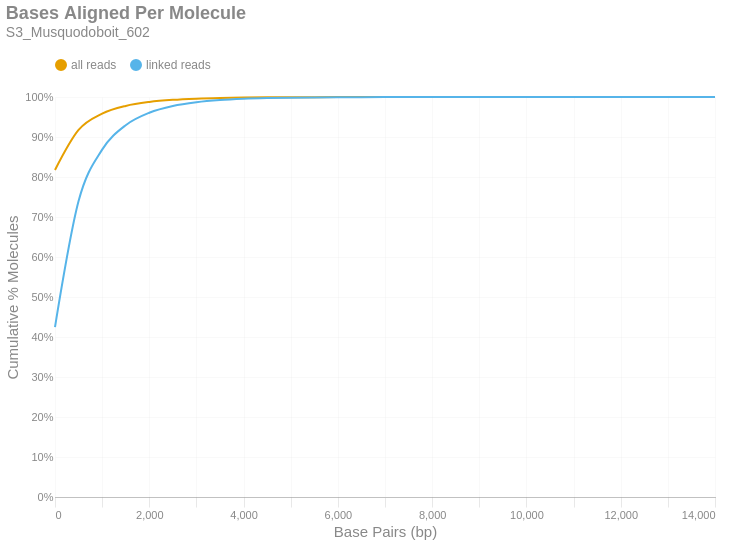

The notebook cell saved with this chart:
### Markdown cell above
### Bases Aligned Per Molecule
This is a cumulative frequency distribution showing the number of base pairs aligned per unique molecule. These data are shown in 500 bp bins. There are two distributions: one with `all reads` (yellow) and another with only `linked reads` (blue). The percent of molecules in the `linked reads` distribution is relative to the total number of linked molecules.

### Code cell
if SKIPLR:
    print_html(f"Skipped")
else:
    binned_df = consolidated_hist(valids['aligned_bp'], mask, 500, True)
    with SafeRender(binned_df):
        (
            density_plot(binned_df, 'Bases Aligned Per Molecule', samplename, 'basesper')
            .encode(
                x=alt.X('bin:Q', title="Base Pairs (bp)").axis(tickMinStep=500).scale(padding=0),
                y=alt.Y('value:Q', title='Cumulative % Molecules')
                    .axis(format='%')
                    .scale(domain = [0,1])
                    .stack(False),
                color=alt.Color("key:N").scale(domain = ["all reads", "linked reads"]),
                tooltip = [
                    alt.Tooltip("key:N", title = "Data Type"),
                    alt.Tooltip("range_label:N", title="Bases Aligned Per Molecule"),
                    alt.Tooltip("value:Q", format = ".2%", title="% Molecules (Cum.)")
                ]
            )
        ).display()

### Figure 1 — Vega-Lite specification as saved in the notebook (floating-point values rounded to 4 significant figures)
{"width": "container", "height": 400, "config": {"title": {"anchor": "start", "dy": -15, "fontSize": 18, "color": "#888888", "subtitleColor": "#888888", "subtitleFontSize": 14}, "arc": {"fill": "#0072B2"}, "axis": {"domainColor": "#888888", "domainWidth": 0.5, "gridWidth": 0.2, "grid": false, "titleFontWeight": 400, "titleFontSize": 15, "labelFontSize": 11, "labelColor": "#888888", "tickColor": "#888888", "tickWidth": 0.2, "titleColor": "#888888"}, "axisBand": {"grid": false}, "axisX": {"grid": true, "tickSize": 10, "domainCap": "round"}, "axisY": {"domain": false, "grid": true, "tickSize": 0, "domainCap": "round"}, "background": "transparent", "header": {"labelFontSize": 15, "labelColor": "#888888", "titleFontSize": 15, "titleFontWeight": 600, "titleColor": "#888888"}, "legend": {"labelFont": "sans-serif", "labelFontSize": 12, "labelColor": "#888888", "symbolSize": 100, "symbolType": "circle", "titleFontSize": 12, "titlePadding": 10, "titleColor": "#888888", "title": null, "orient": "top"}, "range": {"category": ["#E69F00", "#56B4E9", "#009E73", "#F0E442", "#0072B2", "#D55E00", "#CC79A7", "#000000"], "diverging": ["#cfe8f3", "#a2d4ec", "#73bfe2", "#46abdb", "#1696d2", "#12719e"]}, "area": {"fill": "#0072B2", "fillOpacity": 0.7, "line": true, "strokeOpacity": 0.7}, "line": {"color": "#0072B2", "stroke": "#0072B2", "strokeWidth": 2}, "trail": {"color": "#0072B2", "stroke": "#0072B2", "strokeWidth": 0, "size": 1}, "point": {"filled": true, "fillOpacity": 1.0, "size": 95}, "text": {"color": "#888888", "fontSize": 11, "align": "right", "fontWeight": 400, "size": 11}, "bar": {"fill": "#0072B2", "stroke": null}, "view": {"stroke": null, "continuousWidth": 660, "continuousHeight": 400}}, "data": {"name": "data-f9b053cf7d9c069642c99620c12e206c"}, "mark": {"type": "line", "interpolate": "monotone", "point": {"opacity": 0, "size": 275}}, "encoding": {"color": {"field": "key", "scale": {"domain": ["all reads", "linked reads"]}, "type": "nominal"}, "tooltip": [{"field": "key", "title": "Data Type", "type": "nominal"}, {"field": "range_label", "title": "Bases Aligned Per Molecule", "type": "nominal"}, {"field": "value", "format": ".2%", "title": "% Molecules (Cum.)", "type": "quantitative"}], "x": {"axis": {"tickMinStep": 500}, "field": "bin", "scale": {"padding": 0}, "title": "Base Pairs (bp)", "type": "quantitative"}, "y": {"axis": {"format": "%"}, "field": "value", "scale": {"domain": [0, 1]}, "stack": false, "title": "Cumulative % Molecules", "type": "quantitative"}}, "params": [{"name": "param_c36ac31b6afebe62", "select": {"type": "point", "fields": ["key"]}, "bind": "legend"}], "title": {"text": "Bases Aligned Per Molecule", "subtitle": "S3_Musquodoboit_602"}, "transform": [{"fold": ["all reads (cumsum)", "linked reads (cumsum)"]}, {"calculate": "replace(datum.key, ' (cumsum)', '')", "as": "key"}, {"filter": {"param": "param_c36ac31b6afebe62"}}], "usermeta": {"embedOptions": {"downloadFileName": "S3_Musquodoboit_602.basesper"}}, "$schema": "https://vega.github.io/schema/vega-lite/v6.1.0.json", "datasets": {"data-f9b053cf7d9c069642c99620c12e206c": [{"bin": "0.0", "interval": "0.0-500.0", "all reads": 0.8177, "linked reads": 0.4249, "all reads (cumsum)": 0.8177, "linked reads (cumsum)": 0.4249, "range_label": "0-499"}, {"bin": "500.0", "interval": "500.0-1000.0", "all reads": 0.1, "linked reads": 0.3149, "all reads (cumsum)": 0.9177, "linked reads (cumsum)": 0.7397, "range_label": "500-999"}, {"bin": "1000.0", "interval": "1000.0-1500.0", "all reads": 0.04068, "linked reads": 0.1287, "all reads (cumsum)": 0.9584, "linked reads (cumsum)": 0.8684, "range_label": "1000-1499"}, {"bin": "1500.0", "interval": "1500.0-2000.0", "all reads": 0.01934, "linked reads": 0.06117, "all reads (cumsum)": 0.9777, "linked reads (cumsum)": 0.9296, "range_label": "1500-1999"}, {"bin": "2000.0", "interval": "2000.0-2500.0", "all reads": 0.009807, "linked reads": 0.03102, "all reads (cumsum)": 0.9875, "linked reads (cumsum)": 0.9606, "range_label": "2000-2499"}, {"bin": "2500.0", "interval": "2500.0-3000.0", "all reads": 0.005356, "linked reads": 0.01694, "all reads (cumsum)": 0.9929, "linked reads (cumsum)": 0.9775, "range_label": "2500-2999"}, {"bin": "3000.0", "interval": "3000.0-3500.0", "all reads": 0.002932, "linked reads": 0.009276, "all reads (cumsum)": 0.9958, "linked reads (cumsum)": 0.9868, "range_label": "3000-3499"}, {"bin": "3500.0", "interval": "3500.0-4000.0", "all reads": 0.001723, "linked reads": 0.005449, "all reads (cumsum)": 0.9976, "linked reads (cumsum)": 0.9923, "range_label": "3500-3999"}, {"bin": "4000.0", "interval": "4000.0-4500.0", "all reads": 0.0009869, "linked reads": 0.003122, "all reads (cumsum)": 0.9985, "linked reads (cumsum)": 0.9954, "range_label": "4000-4499"}, {"bin": "4500.0", "interval": "4500.0-5000.0", "all reads": 0.0005741, "linked reads": 0.001816, "all reads (cumsum)": 0.9991, "linked reads (cumsum)": 0.9972, "range_label": "4500-4999"}, {"bin": "5000.0", "interval": "5000.0-5500.0", "all reads": 0.0003455, "linked reads": 0.001093, "all reads (cumsum)": 0.9995, "linked reads (cumsum)": 0.9983, "range_label": "5000-5499"}, {"bin": "5500.0", "interval": "5500.0-6000.0", "all reads": 0.0002147, "linked reads": 0.0006791, "all reads (cumsum)": 0.9997, "linked reads (cumsum)": 0.999, "range_label": "5500-5999"}, {"bin": "6000.0", "interval": "6000.0-6500.0", "all reads": 0.0001291, "linked reads": 0.0004083, "all reads (cumsum)": 0.9998, "linked reads (cumsum)": 0.9994, "range_label": "6000-6499"}, {"bin": "6500.0", "interval": "6500.0-7000.0", "all reads": 7.265e-05, "linked reads": 0.0002298, "all reads (cumsum)": 0.9999, "linked reads (cumsum)": 0.9996, "range_label": "6500-6999"}, {"bin": "7000.0", "interval": "7000.0-7500.0", "all reads": 4.328e-05, "linked reads": 0.0001369, "all reads (cumsum)": 0.9999, "linked reads (cumsum)": 0.9997, "range_label": "7000-7499"}, {"bin": "7500.0", "interval": "7500.0-8000.0", "all reads": 2.879e-05, "linked reads": 9.108e-05, "all reads (cumsum)": 0.9999, "linked reads (cumsum)": 0.9998, "range_label": "7500-7999"}, {"bin": "8000.0", "interval": "8000.0-8500.0", "all reads": 1.43e-05, "linked reads": 4.524e-05, "all reads (cumsum)": 1.0, "linked reads (cumsum)": 0.9999, "range_label": "8000-8499"}, {"bin": "8500.0", "interval": "8500.0-9000.0", "all reads": 1.392e-05, "linked reads": 4.403e-05, "all reads (cumsum)": 1.0, "linked reads (cumsum)": 0.9999, "range_label": "8500-8999"}, {"bin": "9000.0", "interval": "9000.0-9500.0", "all reads": 9.152e-06, "linked reads": 2.895e-05, "all reads (cumsum)": 1.0, "linked reads (cumsum)": 0.9999, "range_label": "9000-9499"}, {"bin": "9500.0", "interval": "9500.0-10000.0", "all reads": 5.911e-06, "linked reads": 1.87e-05, "all reads (cumsum)": 1.0, "linked reads (cumsum)": 1.0, "range_label": "9500-9999"}, {"bin": "10000.0", "interval": "10000.0-10500.0", "all reads": 2.86e-06, "linked reads": 9.047e-06, "all reads (cumsum)": 1.0, "linked reads (cumsum)": 1.0, "range_label": "10000-10499"}, {"bin": "10500.0", "interval": "10500.0-11000.0", "all reads": 1.716e-06, "linked reads": 5.428e-06, "all reads (cumsum)": 1.0, "linked reads (cumsum)": 1.0, "range_label": "10500-10999"}, {"bin": "11000.0", "interval": "11000.0-11500.0", "all reads": 2.288e-06, "linked reads": 7.238e-06, "all reads (cumsum)": 1.0, "linked reads (cumsum)": 1.0, "range_label": "11000-11499"}, {"bin": "11500.0", "interval": "11500.0-12000.0", "all reads": 1.335e-06, "linked reads": 4.222e-06, "all reads (cumsum)": 1.0, "linked reads (cumsum)": 1.0, "range_label": "11500-11999"}, {"bin": "12000.0", "interval": "12000.0-12500.0", "all reads": 7.627e-07, "linked reads": 2.413e-06, "all reads (cumsum)": 1.0, "linked reads (cumsum)": 1.0, "range_label": "12000-12499"}, {"bin": "12500.0", "interval": "12500.0-13000.0", "all reads": 3.813e-07, "linked reads": 1.206e-06, "all reads (cumsum)": 1.0, "linked reads (cumsum)": 1.0, "range_label": "12500-12999"}, {"bin": "13000.0", "interval": "13000.0-13500.0", "all reads": 3.813e-07, "linked reads": 1.206e-06, "all reads (cumsum)": 1.0, "linked reads (cumsum)": 1.0, "range_label": "13000-13499"}, {"bin": "13500.0", "interval": "13500.0-14000.0", "all reads": 1.907e-07, "linked reads": 6.032e-07, "all reads (cumsum)": 1.0, "linked reads (cumsum)": 1.0, "range_label": "13500-13999"}, {"bin": "14000.0", "interval": "14000.0-14500.0", "all reads": 1.907e-07, "linked reads": 6.032e-07, "all reads (cumsum)": 1.0, "linked reads (cumsum)": 1.0, "range_label": "14000-14499"}]}}
